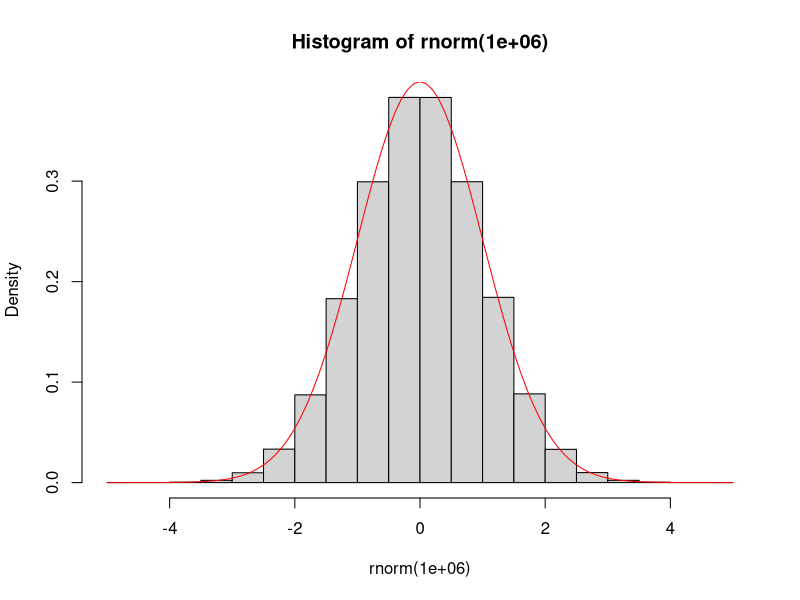
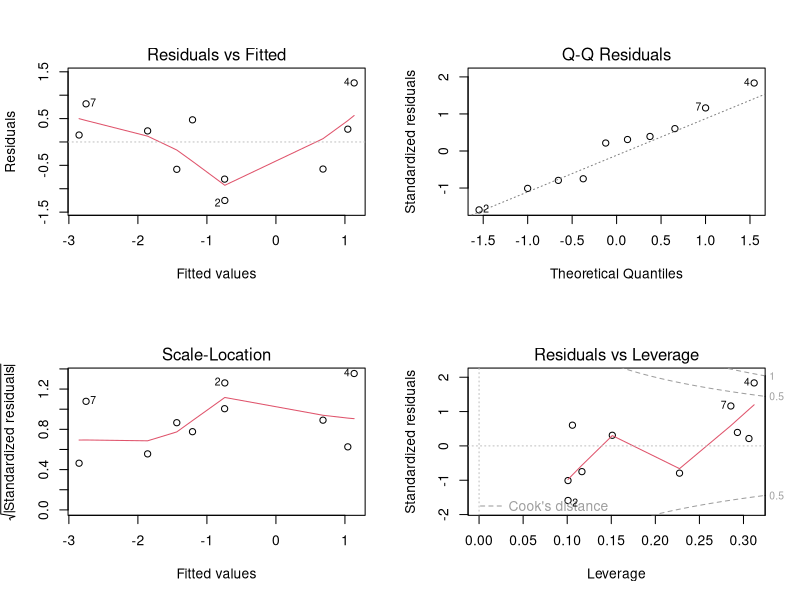

Reproduce these figures in R, in order.
## ------------------------------------------------------------------------
add1 <- function(a) {
  return(a+1)
}

add1(2)
add1(a = 3)

## ------------------------------------------------------------------------
add <- function(a, b) {
  return(a+b)
}

add(1,1)
add(a = 2, b = 3)

## ------------------------------------------------------------------------
add1(a = 1:2)
add(a = 1:2, b = 3:4)

## ---- eval=FALSE---------------------------------------------------------
## add(a = 1:4, b = 1:2)

## ------------------------------------------------------------------------
f <- function(first, second) {
  return(first/2 + second)
}

f(1,2)
f(1, second = 2)
f(first = 1, second = 2)
f(second = 2, 1) # I thought this was going to be an error
f(f = 1, s = 2)

## ------------------------------------------------------------------------
add <- function(a, b = 1) {
  return(a+b)
}

add(a = 1)
add(a = 1:2)
add(a = 2:3, b =  2)
add(a = 3:4, b = -1)

## ------------------------------------------------------------------------
hist(rnorm(1e6), probability = TRUE)
curve(dnorm(x), add = TRUE, col = 'red')

## ------------------------------------------------------------------------
summary(c(TRUE,FALSE,TRUE))
summary(1:10)

## ---- eval=FALSE---------------------------------------------------------
## ?summary

## ------------------------------------------------------------------------
n <- 10
x <- rnorm(n)
y <- rnorm(n, x)
m <- lm(y~x) # a linear regression
summary(m)

## ------------------------------------------------------------------------
class(m)

## ------------------------------------------------------------------------
summary(m)
anova(m)
opar <- par(mfrow=c(2,2)); plot(m); par(opar)

## ------------------------------------------------------------------------
a <- 1
f <- function() {
  return(a)
}
f()

## ------------------------------------------------------------------------
f <- function() {
  a <- 2
  return(a)
}
f()
a

## ------------------------------------------------------------------------
f <- function() {
  a <<- a + 1
  return(a)
}
a
f()
a

## ------------------------------------------------------------------------
for (i in 1:3) {
  print(i)
}

## ------------------------------------------------------------------------
i <- 0
while (i < 3) {
  i <- i + 1
  print(i)
}

## ------------------------------------------------------------------------
for (i in 1:10) {
  if (i<5) {
    print(-i)
  } else {
    print(i*2)
  }
}

## ------------------------------------------------------------------------
ifelse((1:10) < 5, "Less than 5", "Not less than 5")

## ------------------------------------------------------------------------
x <- sample(0:3, size = 1e5, prob = c(.5,.25,.1,.15), replace = TRUE)

## ------------------------------------------------------------------------
(m <- mean(x))
(s <- sd(x))
s^2 # variance

## ------------------------------------------------------------------------
mean(x) + c(-1,1) * 
  qnorm(.95) * 
  sd(x) / sqrt( length(x) )

## ------------------------------------------------------------------------
n <- 1e5
x <- runif(n)
y <- rnorm(n)
(p <- mean(x>y))

## ------------------------------------------------------------------------
p + c(-1,1) * qnorm(.975) * sqrt(p*(1-p)/n)
